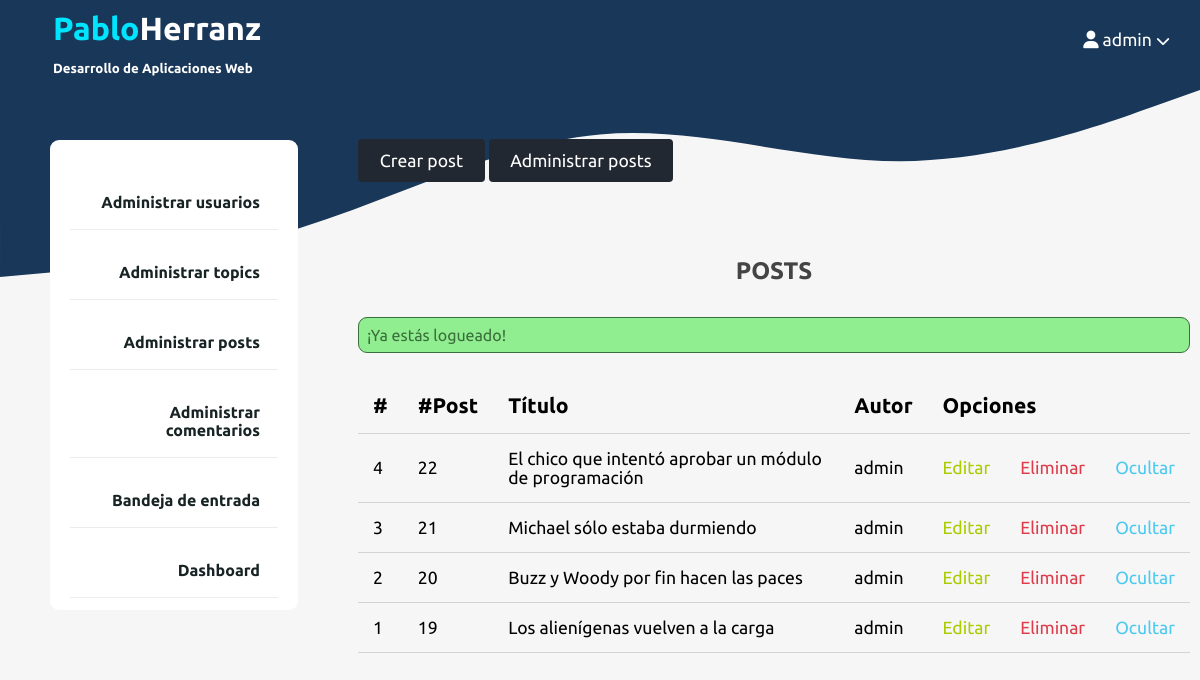
Screenshot of /admin/posts/index.php (signed in) with the database file from the repository.
### tables this page shows
CREATE TABLE `posts` (
  `id` int NOT NULL,
  `user_id` int NOT NULL,
  `topic_id` int DEFAULT NULL,
  `title` varchar(255) NOT NULL,
  `image` varchar(255) NOT NULL,
  `body` text NOT NULL,
  `published` tinyint NOT NULL,
  `created_at` datetime NOT NULL DEFAULT CURRENT_TIMESTAMP
);

CREATE TABLE `users` (
  `id` int NOT NULL,
  `admin` tinyint NOT NULL,
  `username` varchar(255) NOT NULL,
  `email` varchar(255) NOT NULL,
  `password` varchar(255) NOT NULL,
  `created_at` timestamp NOT NULL DEFAULT CURRENT_TIMESTAMP
);

### app/database/db.php (called while the page is built, shortened)
<?php
require("connection.php");
function executeQuery($sql, $data)
{
	global $connection;
	$stmt = $connection->prepare($sql);
	$values = array_values($data);
	$types = str_repeat('s', count($values));
	$stmt->bind_param($types, ...$values);
	$stmt->execute();
	return ($stmt);
}
function getAllPostsRecords()
{
	$sql = "SELECT p.*, u.username
			FROM posts AS p
			JOIN users AS u
			ON p.user_id=u.id
			WHERE p.published=0
			OR p.published=?";
	$stmt = executeQuery($sql, ['published' => 1]);
	$records = $stmt->get_result()->fetch_all(MYSQLI_ASSOC);
	return ($records);
}

### admin/posts/index.php (the view, shortened to what this page needs)
<?php
$records = getAllPostsRecords();
$records = array_reverse($records);
$i = count($records) + 1;
?>
<!DOCTYPE html>
<html lang="en">
<head>
	<link rel="stylesheet" href="/assets/css/style.css">
	<link rel="stylesheet" href="/assets/css/admin.css">
</head>
<body>
	<?php include ROOT_PATH . "/app/includes/adminHeader.php" ?>
	<div class="admin-wrapper">
		<?php include ROOT_PATH . "/app/includes/adminSidebar.php" ?>
		<div class="admin-content">
			<div class="btn-group">
				<a href="create.php" class="btn btn-big">Crear&nbsp;post</a>
				<a href="index.php" class="btn btn-big">Administrar&nbsp;posts</a>
			</div>
			<div class="content">
				<h2 class="page-title">POSTS</h2>
				<?php include ROOT_PATH . "/app/includes/messages.php"; ?>
				<table>
					<thead>
						<th>#</th>
						<th>#Post</th>
						<th>Título</th>
						<th>Autor</th>
						<th colspan='3' class="actions">Opciones</th>
					</thead>
					<tbody>
						<?php foreach ($records as $post) : ?>
							<tr>
								<td><?php echo $i = $i - 1; ?></td>
								<td><?php echo $post['id']; ?></td>
								<td><?php echo $post['title']; ?></td>
								<td><?php echo $post['username']; ?></td>
								<td><a href="edit.php?id=<?php echo $post['id']. "&image=" . $post['image'] ?>" class="edit">Editar</a></td>
								<td><a href="edit.php?delete_id=<?php echo $post['id'] ?>" class="delete">Eliminar</a></td>
								<?php if ($post['published']) : ?>
									<td><a href="edit.php?published=0&p_id=<?php echo $post['id']; ?>" class="unpublish">Ocultar</a></td>
								<?php else : ?>
									<td><a href="edit.php?published=1&p_id=<?php echo $post['id']; ?>" class="publish">Publicar</a></td>
								<?php endif; ?>
							</tr>
						<?php endforeach; ?>
					</tbody>
				</table>
			</div>
		</div>
	</div>
</body>
</html>

### assets/css/style.css (style rules this page uses)
* { box-sizing: border-box; font-family: 'Ubuntu'; }
h1, h2, h3, h4, h5, h6 { font-family: 'Ubuntu'; color: #444; margin: 5px; }
a { text-decoration: none; color: inherit; }
.btn { padding: .5rem 1rem; background-color: #00e5ff; color: white; border: 1px solid transparent; border-radius: .25rem; font-size: 1.1em; }
.btn-big { padding: .7rem 1.3rem; line-height: 1.3rem; }
html, body { height: 100%; padding: 0; margin: 0; background-color: #f6f6f6; background-image: url("../images/waves/waveIndex.svg"); background-repeat: no-repeat; background-size: 100%; background-position-y: 85px; position: absolute; width: 100%; }
.content { width: 80%; margin: 30px auto; }
@media only screen and (max-width: 1400px) { .content { width: 100%; margin: 30px auto; } }

### assets/css/admin.css (style rules this page uses)
body { background-color: #f6f6f6; background-image: url("../../assets/images/waves/waveAdmin.svg"); background-repeat: no-repeat; background-position-y: 90px; }
.btn-group a { background-color: #222831; }
.admin-wrapper { height: calc(100% - 130px); display: flex; }
.content { width: 100%; padding-top: 50px; }
.admin-wrapper .admin-content { flex: 8; height: 100%; margin-top: 31px; padding: 30px 10px; overflow-y: scroll; }
.admin-content .page-title { text-align: center; margin-bottom: 2rem; }
table { width: 100%; border-collapse: collapse; font-size: 1.1rem; }
th, td { padding: 15px; text-align: left; border-bottom: 1px solid #d3d3d3; }
th { font-size: larger; }
.edit, .read { color: #aacc00; }
.delete { color: #de3c4b; }
.unpublish { color: #4cc9f0; }

### rows the page displays
posts: id "22", title "El chico que intentó aprobar un módulo de programación", user.username "admin"
posts: i "3", id "21", title "Michael sólo estaba durmiendo", user.username "admin"
posts: i "2", id "20", title "Buzz y Woody por fin hacen las paces", user.username "admin"
posts: i "1", id "19", title "Los alienígenas vuelven a la carga", user.username "admin"

### other values shown
$_SESSION['username'] "admin"
$_SESSION['message'] "¡Ya estás logueado!"
